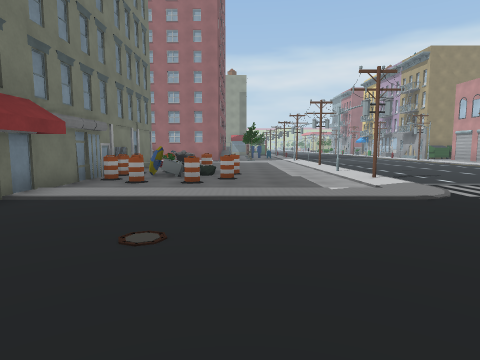
View 1 (above)

24 first-person views from a walk through a Unity game level. The camera is 1.4 m above the floor, tilts 6° down and sees 75° across. The floor is counted in squares, 2 m on a side. Each view is taken from the middle of a square. On the plan, view 1 faces up. The plan holds only what a view shows up to about 10 squares ahead; the rest is blank. The place goes on beyond the plan. Some animated figures are not drawn. Some surface patterns are stand-ins.

View 2
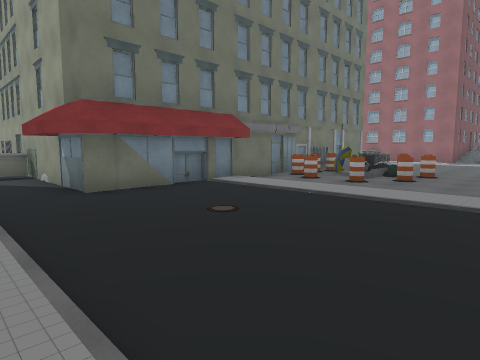

View 3
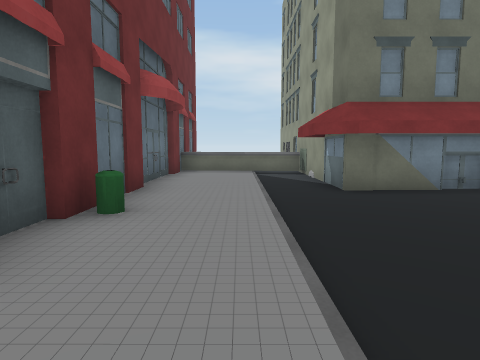

View 4
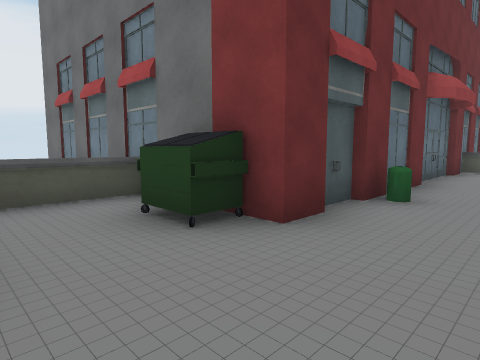

View 5
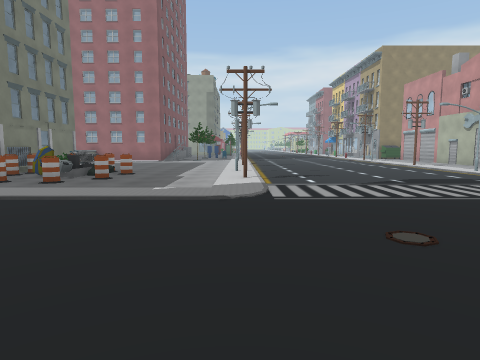

View 6
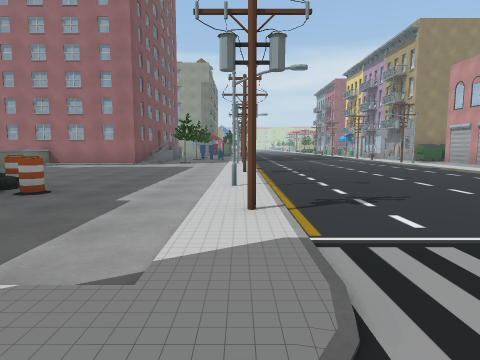

View 7
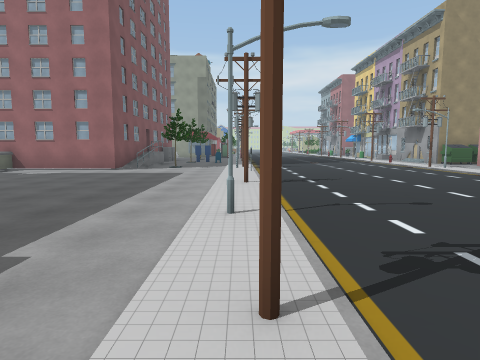

View 8
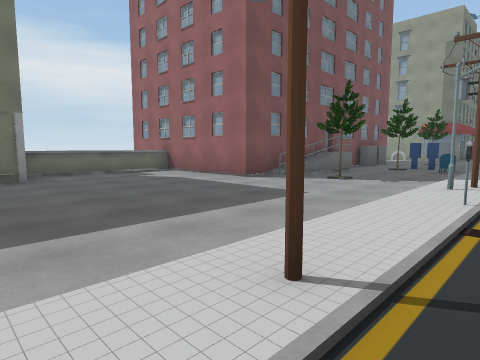

View 9
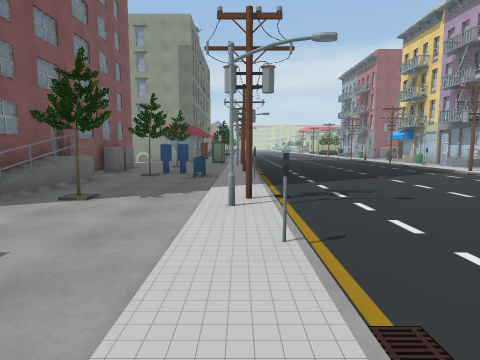

View 10
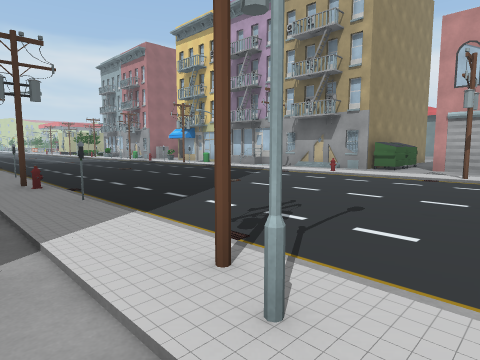

View 11
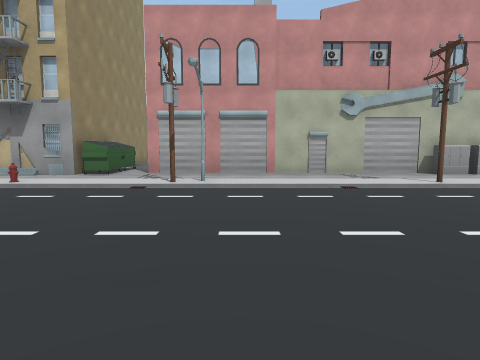

View 12
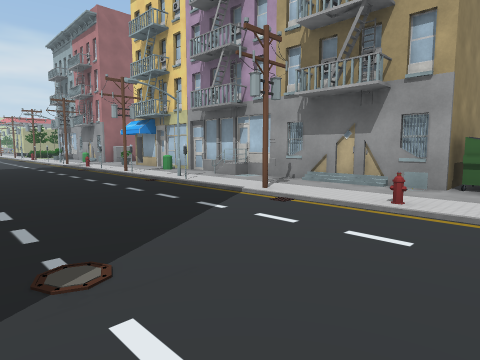

View 13
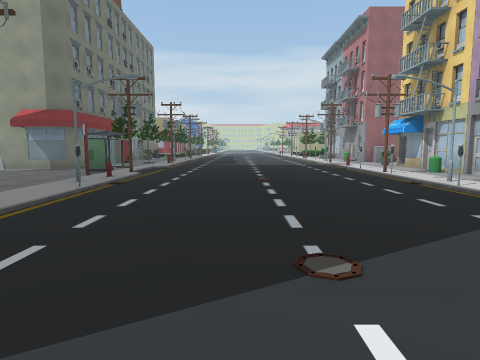

View 14
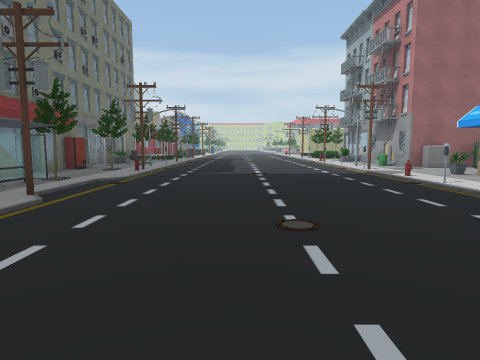

View 15
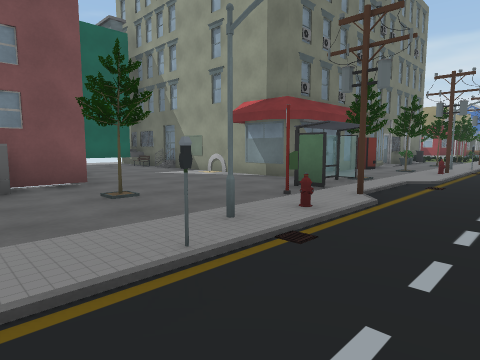

View 16
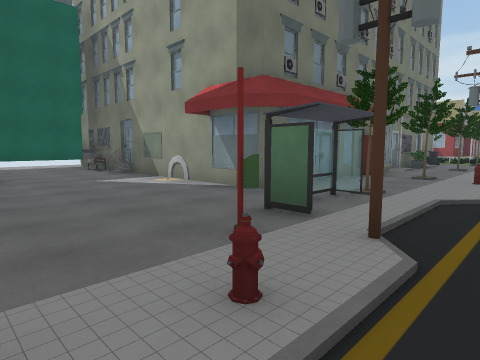

View 17
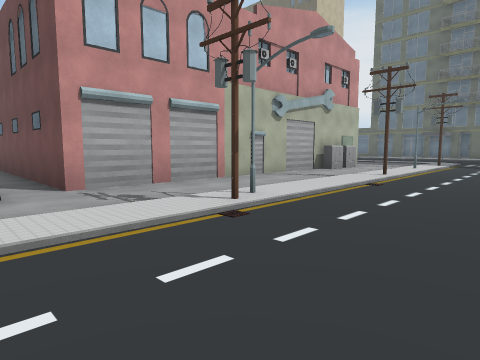

View 18
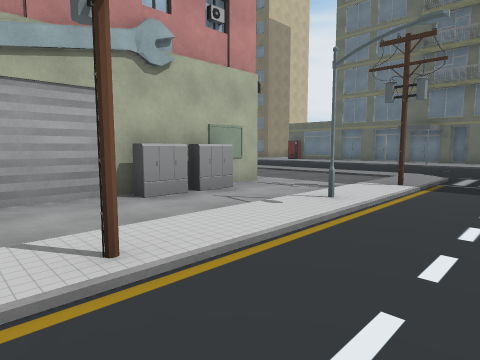

View 19
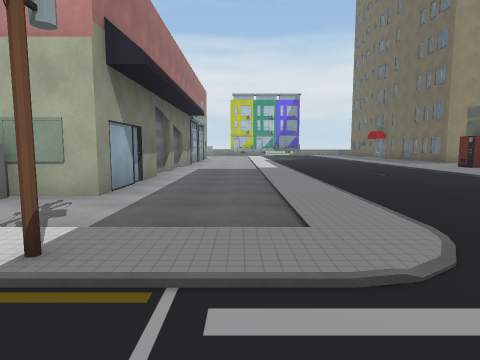

View 20
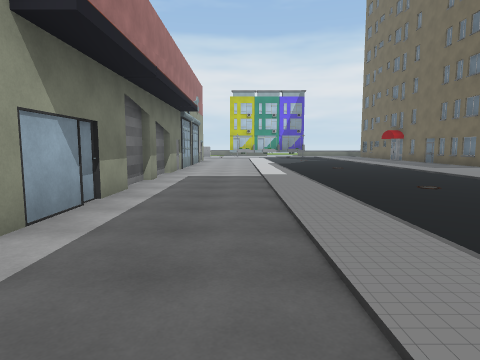

View 21
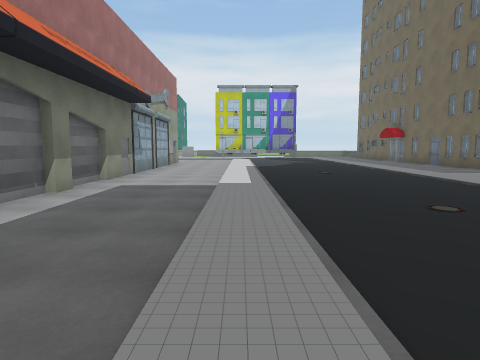

View 22
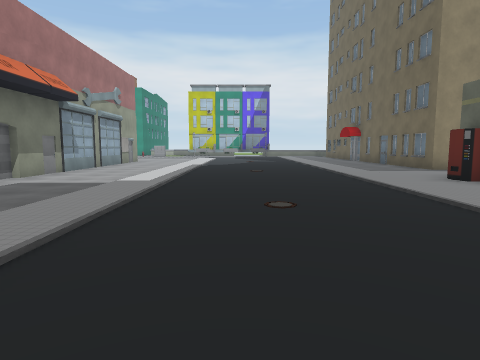

View 23
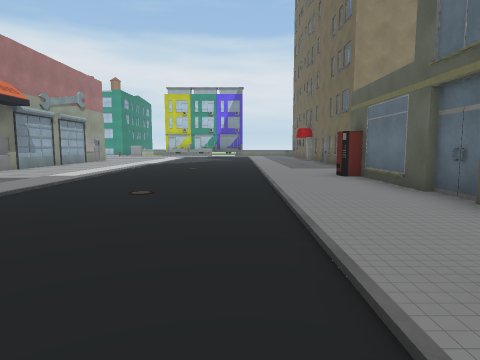

View 24
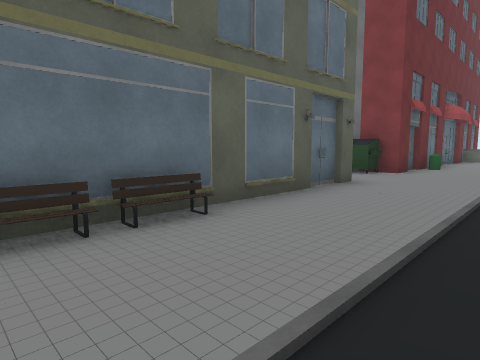

### Floor plan
Key: @ floor where view 1 was taken; # wall or solid block; x gap in a wall; . floor; ^ raised ledge; O other object.
Columns run from 10 left of view 1 to 22 right of it. Each row starts with its distance up from view 1.
 33           #OOO......O...
 32           #..O......O...
 31           #.. ........O
 30           #.O ......O.
 29     #O#####.O ......O.#
 28     #.......O ......OO#
 27     #.......#O......O.#
 26     #  ......O........#
 25          #.O.O......O.O
 24          #...O......O.#
 23          O.O.O........#
 22          #.O.O......O.#     O
 21          #.OO.........##    O
 20          #...O......O.O#O
 19          #..................
 18          #.O.O......O..#######
 17       OOO#...O......O..#
 16      ^.............. ..#
 15      ^.......O...... ..#
 14      ^....... ...... ..#
 13      ^.............. ..#
 12       #......O......O..#
 11       # O.... ...... .O#
 10       # OO... ...... .O#
  9       #OOxO..O......O.O# #####
  8       #O#.O............###...####
  7       #OOO...O......O............
  6       #..........................
  5        O      .... . ........
  4       #..........  ..............
  3       #..........  ..............
  2 #######.........    .............
  1   .^................ ............
  0    ^  ....@... ....   .........
 -1    .     O       OO            ..
 -2 OOOOOOOOOOOO OOOOOOO    OOOOOO ..
 -3            O O                 #O
 -4            O^O
 -5           O
 -6           O
 -7           O
 -8           O

Positions as (right, up) in squares from view 1, and headings:
1: (0, 0), facing up
2: (2, 0), facing up-left
3: (2, 0), facing left
4: (3, 0), facing down-left
5: (3, 0), facing up
6: (3, 4), facing up
7: (3, 6), facing up
8: (4, 11), facing up-left
9: (3, 13), facing up
10: (2, 16), facing up-right
11: (4, 16), facing right
12: (6, 19), facing up-right
13: (6, 19), facing up
14: (6, 23), facing up
15: (5, 23), facing up-left
16: (4, 25), facing up-left
17: (7, 20), facing down-right
18: (8, 13), facing down-right
19: (8, 6), facing right
20: (10, 6), facing right
21: (12, 5), facing right
22: (12, 3), facing right
23: (11, 1), facing right
24: (9, 1), facing down-left
